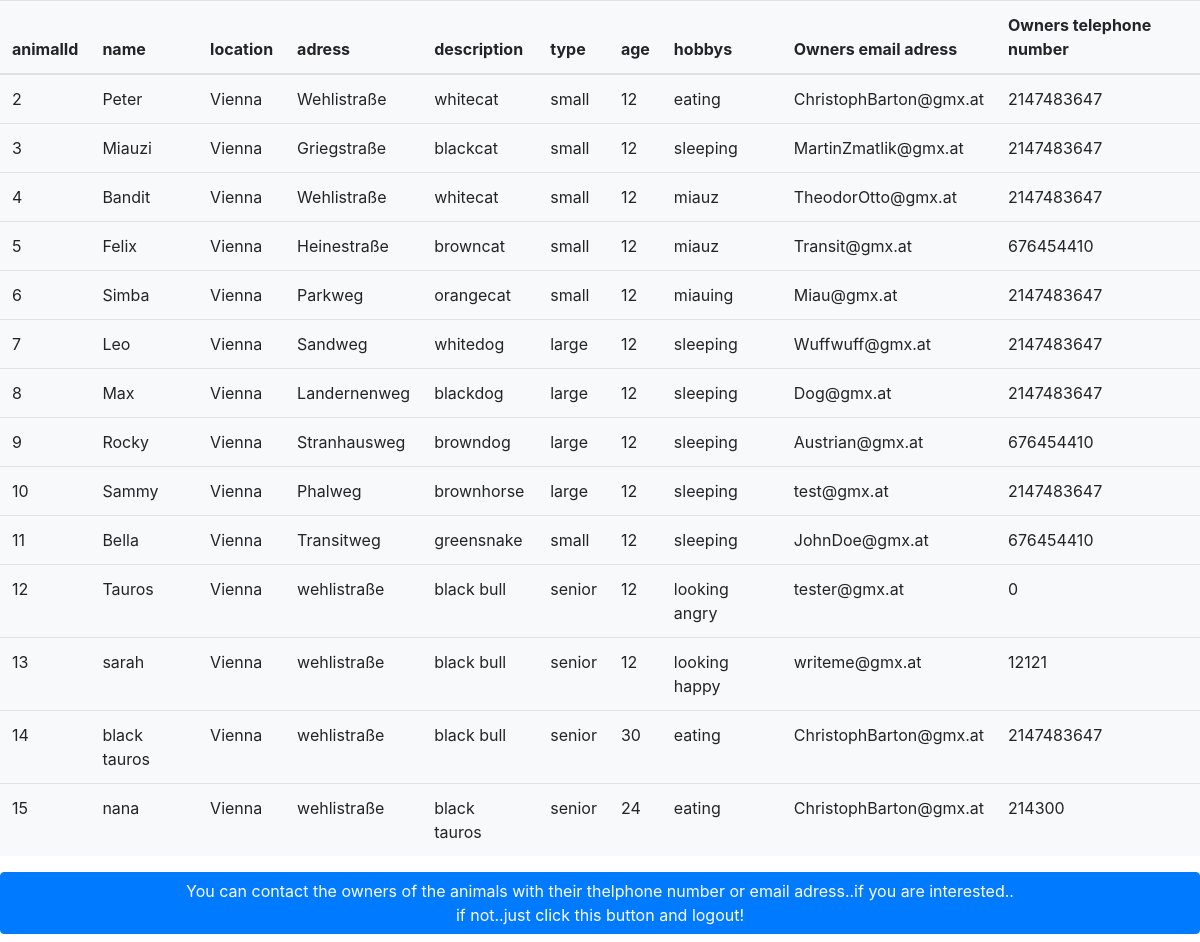
The page / on the database its author committed.
### tables this page shows
CREATE TABLE `animals` (
  `animalId` int(11) NOT NULL,
  `name` varchar(30) NOT NULL,
  `location` varchar(255) NOT NULL,
  `adress` varchar(255) NOT NULL,
  `description` varchar(255) NOT NULL,
  `type` varchar(255) NOT NULL,
  `age` varchar(255) NOT NULL,
  `hobbys` varchar(255) NOT NULL,
  `userEmail` varchar(60) NOT NULL,
  `contactnumber` int(11) NOT NULL
);

### index.php (the view, shortened to what this page needs)
<!DOCTYPE html>
<html>
<head>
	<link rel="stylesheet" a href="css\style.css">
	<link rel="stylesheet" href="https://stackpath.bootstrapcdn.com/bootstrap/4.5.0/css/bootstrap.min.css">
</head>
<body>
	<?php
		include ("actions/db_connect.php");
		$sql ="SELECT * FROM animals";
		$result = mysqli_query($conn, $sql);
		if($result->num_rows == 0){
			echo "No result";
		}elseif($result->num_rows == 1){
			$row = $result->fetch_assoc();
			echo $row["title"] ." ".
			$row["location"]." ".$row["adress"]." ".$row["description"]." ". $row["type"]." ". $row["age"]." ". $row["hobbys"]." ". $row["userEmail"]." ". $row["contactnumber"];
		}else {
			$rows = $result->fetch_all(MYSQLI_ASSOC);
			echo "<table class='table bg-light'>
  <thead>
    <tr>
      <th scope='col'>animalId</th>
      <th scope='col'>name</th>
      <th scope='col'>location</th>
      <th scope='col'>adress</th>
      <th scope='col'>description</th>
      <th scope='col'>type</th>
      <th scope='col'>age</th>
      <th scope='col'>hobbys</th>
      <th scope='col'>Owners email adress</th>
      <th scope='col'>Owners telephone number</th>
    </tr>
  </thead><tbody>";
			foreach ($rows as $key => $value)   {
						echo " <tr>
								      <td>".$value["animalId"]."</td>
								      <td>".$value["name"]."</td>
								      <td>".$value["location"]."</td>
								      <td>".$value["adress"]."</td>
								      <td>".$value["description"]."</td>
								      <td>".$value["type"]."</td>
								      <td>".$value["age"]."</td>
								      <td>".$value["hobbys"]."</td>
								      <td>".$value["userEmail"]."</td>
								      <td>".$value["contactnumber"]."</td>
								  </tr>";
			};
			echo "</tbody></table>";
		}
	?>
	<form action = "index.php_login.php">
	<h2><center><button  type="submit" class= "btn btn-block btn-primary" name = "btn-login">You can contact the owners of the animals with their thelphone number or email adress..if you are interested..</br>
	if not..just click this button and logout!</button>
</body>
</html>

### css/style.css (style rules this page uses)
body { margin: 0 auto; background-image: url(image1.jpg); background-repeat: no-repeat; background-size: 100% 720px; }

### rows shown on the page
animals: animalId "2", name "Peter", location "Vienna", adress "Wehlistraße", description "whitecat", type "small", age "12", hobbys "eating", userEmail "ChristophBarton@gmx.at", contactnumber "2147483647"
animals: animalId "3", name "Miauzi", location "Vienna", adress "Griegstraße", description "blackcat", type "small", age "12", hobbys "sleeping", userEmail "MartinZmatlik@gmx.at", contactnumber "2147483647"
animals: animalId "4", name "Bandit", location "Vienna", adress "Wehlistraße", description "whitecat", type "small", age "12", hobbys "miauz", userEmail "TheodorOtto@gmx.at", contactnumber "2147483647"
animals: animalId "5", name "Felix", location "Vienna", adress "Heinestraße", description "browncat", type "small", age "12", hobbys "miauz", userEmail "Transit@gmx.at", contactnumber "676454410"
animals: animalId "6", name "Simba", location "Vienna", adress "Parkweg", description "orangecat", type "small", age "12", hobbys "miauing", userEmail "Miau@gmx.at", contactnumber "2147483647"
animals: animalId "7", name "Leo", location "Vienna", adress "Sandweg", description "whitedog", type "large", age "12", hobbys "sleeping", userEmail "Wuffwuff@gmx.at", contactnumber "2147483647"
animals: animalId "8", name "Max", location "Vienna", adress "Landernenweg", description "blackdog", type "large", age "12", hobbys "sleeping", userEmail "Dog@gmx.at", contactnumber "2147483647"
animals: animalId "9", name "Rocky", location "Vienna", adress "Stranhausweg", description "browndog", type "large", age "12", hobbys "sleeping", userEmail "Austrian@gmx.at", contactnumber "676454410"
animals: animalId "10", name "Sammy", location "Vienna", adress "Phalweg", description "brownhorse", type "large", age "12", hobbys "sleeping", userEmail "test@gmx.at", contactnumber "2147483647"
animals: animalId "11", name "Bella", location "Vienna", adress "Transitweg", description "greensnake", type "small", age "12", hobbys "sleeping", userEmail "JohnDoe@gmx.at", contactnumber "676454410"
animals: animalId "12", name "Tauros", location "Vienna", adress "wehlistraße", description "black bull", type "senior", age "12", hobbys "looking angry", userEmail "tester@gmx.at", contactnumber "0"
animals: animalId "13", name "sarah", location "Vienna", adress "wehlistraße", description "black bull", type "senior", age "12", hobbys "looking happy", userEmail "writeme@gmx.at", contactnumber "12121"
animals: animalId "14", name "black tauros", location "Vienna", adress "wehlistraße", description "black bull", type "senior", age "30", hobbys "eating", userEmail "ChristophBarton@gmx.at", contactnumber "2147483647"
animals: animalId "15", name "nana", location "Vienna", adress "wehlistraße", description "black tauros", type "senior", age "24", hobbys "eating", userEmail "ChristophBarton@gmx.at", contactnumber "214300"
